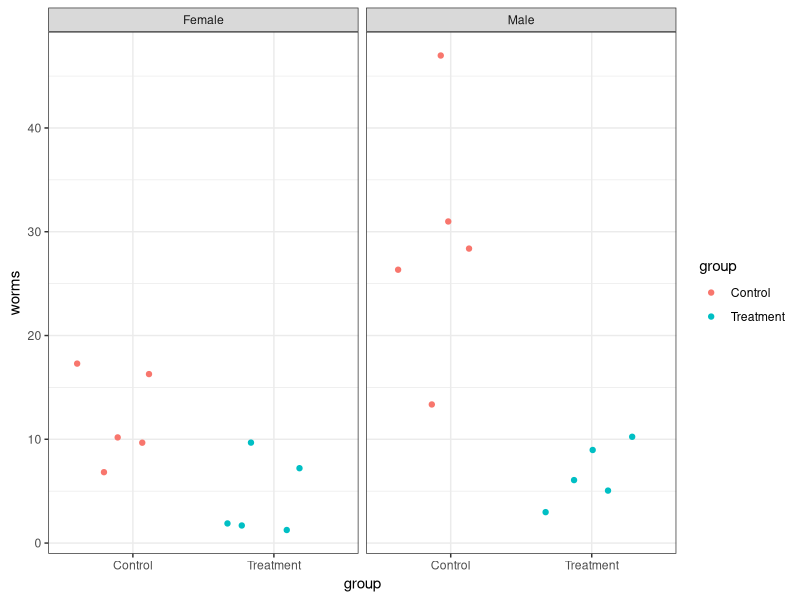
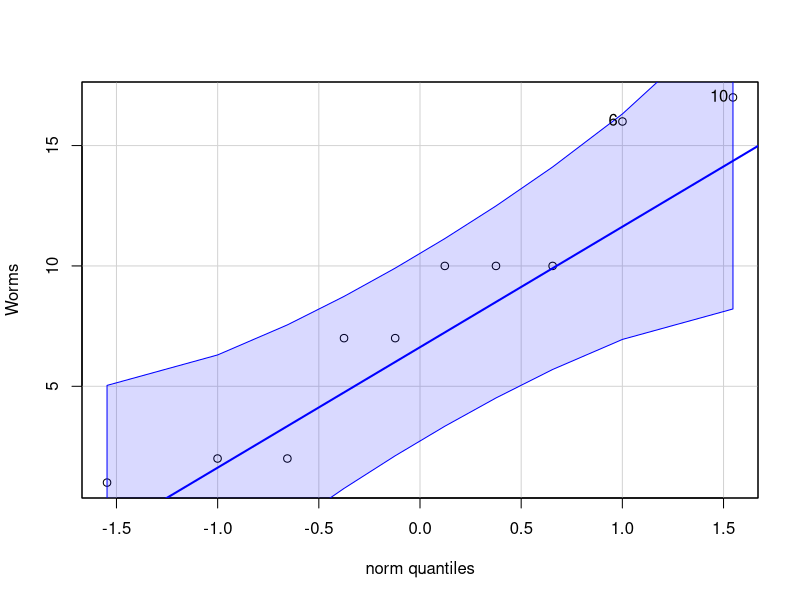

Source code (R) for these figures, in order:
# Alan Arnholt
# 9/17/17

gender <- c(rep("Female", 10), rep("Male", 10)) 
group <- rep(rep(c("Treatment", "Control"), each = 5), 2)
worms <- c(1, 2, 2, 10, 7, 16, 10, 10, 7, 17, 3, 5, 9, 10, 6, 31, 26, 28, 13, 47)
schis <- data.frame(gender, group, worms)
head(schis, n = 3)

library(ggplot2)
p <- ggplot(data = schis, aes(group, worms)) + 
  geom_point(position = "jitter", aes(color = group)) + 
  facet_grid(. ~ gender) + 
  theme_bw()
p

library(dplyr)
ans <- schis %>%
  group_by(gender, group) %>%
  summarize(Median = median(worms), Mean = mean(worms), SD = sd(worms))
ans
# Write hypotheses:
# Write fundamental question of inference:

ND <- schis[gender=="Female", ]
ND

ans2 <- ND %>%
  group_by(group) %>%
  summarize(Mean = mean(worms), SD = sd(worms))
ans2

obs.diff <- ans2[1, 2] - ans2[2, 2]
obs.diff
obs.diff$Mean

Worms <- ND$worms

sims <- 10^4-1
sim.diff <- numeric(sims)
for(i in 1:sims){
  index <- sample(10, 5, replace = FALSE)
  sim.diff[i] <- mean(Worms[index]) - mean(Worms[-index])
}
pvalue <- (sum(sim.diff >= obs.diff$Mean) + 1)/(sims + 1)
pvalue

library(car)
qqPlot(Worms)
